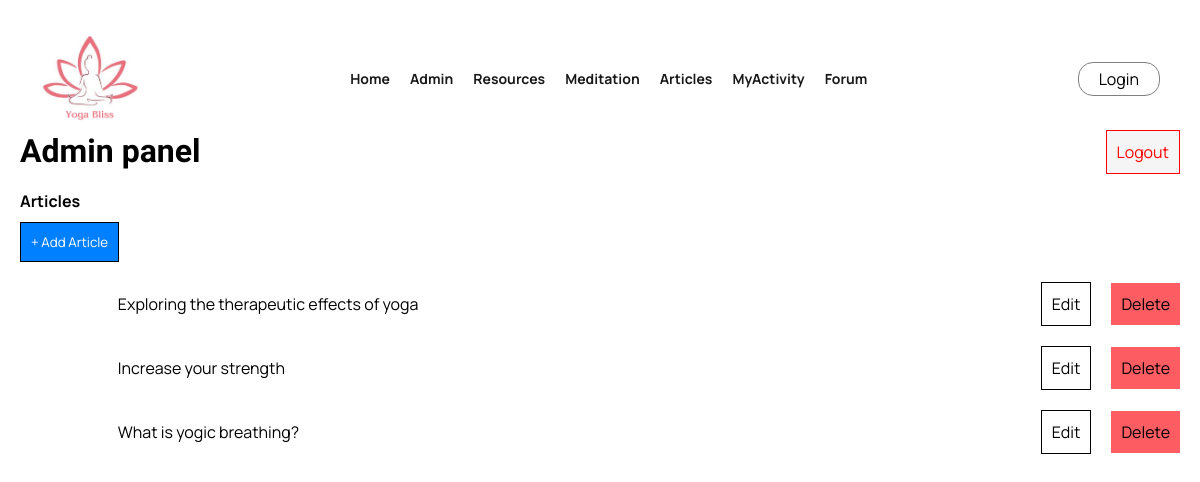
Screenshot of /admin.php (signed in) with the database file from the repository.
### tables this page shows
CREATE TABLE `articles` (
  `id` int(11) NOT NULL,
  `title` longtext NOT NULL,
  `paragraph` longtext NOT NULL,
  `image` longtext NOT NULL
);

### php/getarticles.php (called while the page is built, shortened)
<?php
$conn = new mysqli(DB_HOST, DB_USER, DB_PASSWORD, DB_DATABASE, DB_PORT);
$sql = "SELECT * FROM articles";
$articlesresult = $conn->query($sql);
?>

### admin.php (the view, shortened to what this page needs)
<!DOCTYPE html>
<html lang="en">
<head>
    <?php include('component/links.php'); ?>
</head>
<body>
<?php include('component/nav.php'); ?>
    <?php if (isset($_SESSION['admin']) && $_SESSION['admin'] == true) {
        ?>
        <div class="container">
            <h1>Admin panel </h1>
            <a href="php/logout.php" class="logout">Logout</a>
            <div id="article">
                <h4>Articles</h4>
                <a href="admin/addarticle.php"><button class="addbutton">+ Add Article</button></a>
                <div class="article">
                    <?php
                    include('php/getarticles.php');
                    if ($articlesresult->num_rows > 0) {
                        while ($row = $articlesresult->fetch_assoc()) {
                            echo "
                    <div class='card'>
                    <img src='" . $row['image'] . "' alt=''>
                    <div class='text'>
                        <p>" . $row['title'] . "</p>
                    </div>
                    <a class='delete edit' href='admin/updatearticle.php?id=" . $row['id'] . "'>Edit</a>
                    <a class='delete' href='php/deletearticle.php?id=" . $row['id'] . "'>Delete</a>
                </div>
                    ";
                        }
                    } else {
                        echo "0 articlesresults";
                    }
                    ?>
                </div>
            </div>
        </div>
    <?php } ?>
</body>
</html>

### admin.php (style rules this page uses)
body { background: none; padding: 20px; }
input, textarea, button { border: 1px solid black; }
#article { margin-top: 20px; }
.addbutton { padding: 10px; margin-top: 10px; background: #007FFF; color: white; }
#article .card { display: flex; justify-content: space-between; gap: 20px; align-items: center; margin-top: 20px; }
.article .card .text { width: 100%; }
#article .card .text p { width: 100%; }
.article .card .delete { padding: 10px; background: #fd5c63; }
.article .card .delete.edit { background: none; border: 1px solid black; }
.logout { background: #f5f5f5; padding: 10px; color: red; float: right; margin-top: -40px; border: 1px solid red; }

### rows the page displays
articles: title "Exploring the therapeutic effects of yoga"
articles: title "Increase your strength"
articles: title "What is yogic breathing?"
